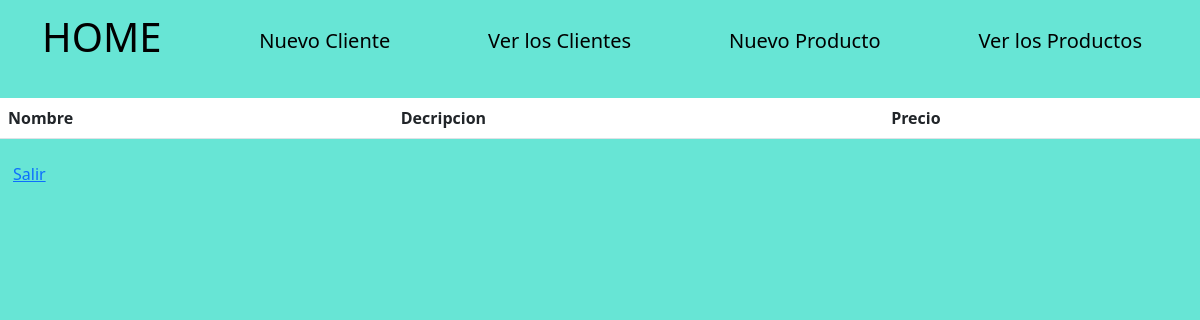
Page /producto/list on the earlier database version.
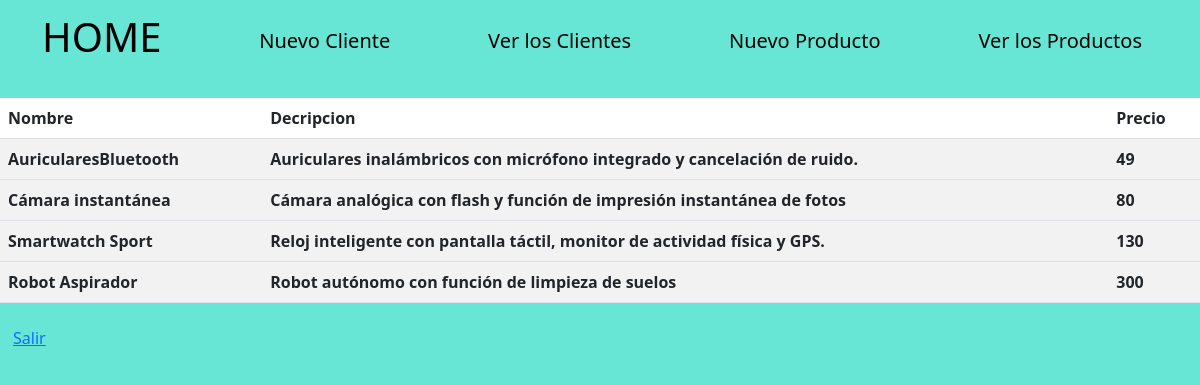
Same page on the later database version.
### misitio/models.py (models this page shows)
class Productos(models.Model):
    producto = models.CharField(max_length=20)
    descripcion = models.CharField(max_length=75, blank=False, null=False)
    precio = models.IntegerField(blank=False, null=False)

### misitio/views.py (the view)
# urls.py: path('producto/list', views.productos_list, name='productos_list')
def productos_list(request):
    productos = Productos.objects.order_by('precio')
    return  render(request, 'misitio/productos_list.html', {'productos': productos})

### misitio/templates/misitio/productos_list.html (shortened to what this page needs)
{% extends 'misitio/base.html' %}
{% block content %}
    <div class="row mt-3">
        <div class="col">
            <table class="table table-striped">
                <thead>
                <tr>
                    <th>Nombre</th>
                    <th>Decripcion</th>
                    <th>Precio</th>
                </tr>
                </thead>
                <tbody>
                {% for Producto in productos %}
                    <tr>
                        <th>{{ Producto.producto }}</th>
                        <th>{{ Producto.descripcion }}</th>
                        <th>{{ Producto.precio }}</th>
                    </tr>
                    </tbody>
                {% endfor %}
                </tbody>
            </table>
            <a class="btn btn-link" href="/logout">Salir</a></p>
        </div>
    </div>
{% endblock %}

Differences in the rows shown:
added Productos: producto "AuricularesBluetooth", descripcion "Auriculares inalámbricos con micrófono integrado y cancelación de ruido.", precio "49"
added Productos: producto "Cámara instantánea", descripcion "Cámara analógica con flash y función de impresión instantánea de fotos", precio "80"
added Productos: producto "Smartwatch Sport", descripcion "Reloj inteligente con pantalla táctil, monitor de actividad física y GPS.", precio "130"
added Productos: producto "Robot Aspirador", descripcion "Robot autónomo con función de limpieza de suelos", precio "300"
